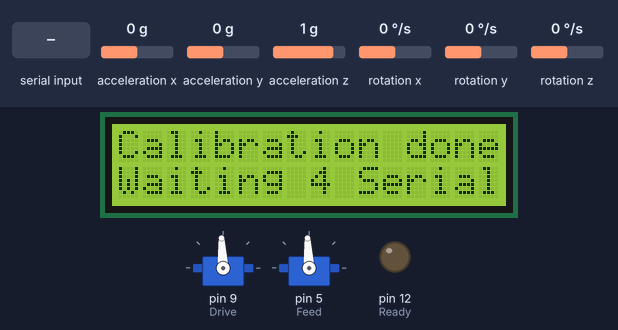
The sketch below on a simulated Arduino Uno, built with avr-gcc and run on an emulated ATmega328P. On the bench: 16×2 character LCD, 2 × servo, output pins drawn as LEDs (lit = HIGH). The inputs (shaded band) are chosen by the test bench; at power-on: rotation z 0 °/s, acceleration x 0 g, acceleration y 0 g, acceleration z 1 g, rotation x 0 °/s, rotation y 0 °/s. What the sketch prints to the serial monitor is not drawn.

Above: at 4.3 s.
4.4 s: "0\n" received over Serial
At 5.7 s:
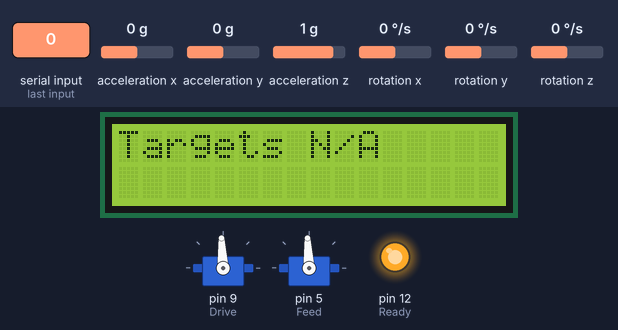
7.4 s: "90,45\n" received over Serial
At 8.0 s:
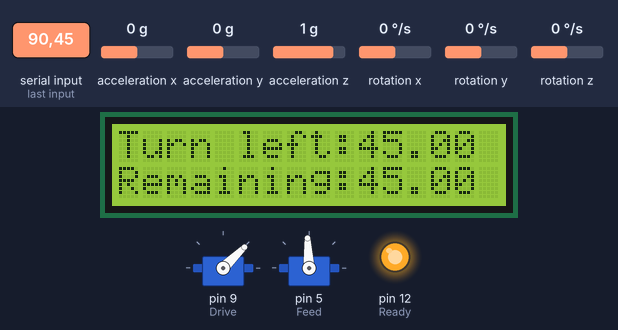
8.9 s: rotation z set to 14 °/s
11.9 s: rotation z set to 17 °/s
14.9 s: "30,150\n" received over Serial
At 17.1 s:
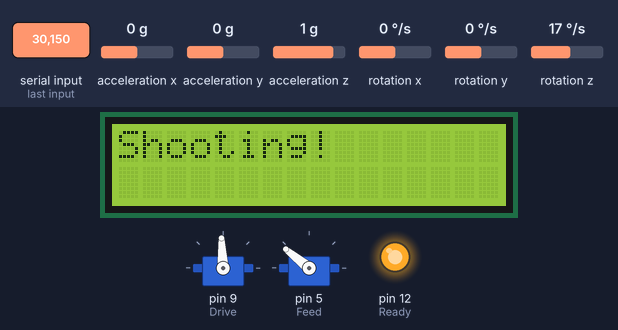
17.9 s: "5\n" received over Serial
At 21.2 s:
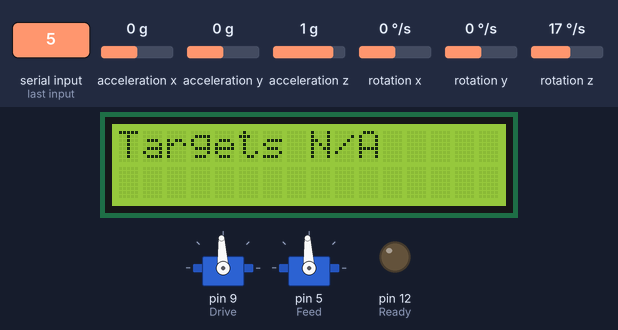
Timing chart, 0 to 21.9 s (numbered marks = the images above; inputs shaded):
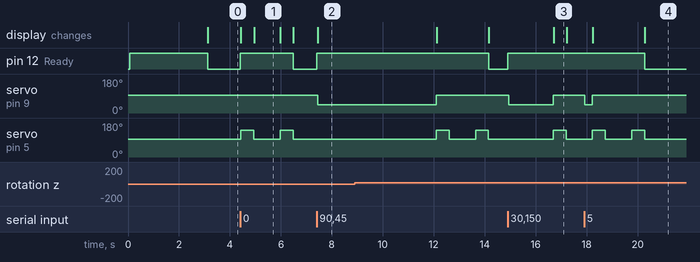

The sketch:

_0_2_1_Sentry.ino
```cpp
// Created By Marco Sin
// Purpose of program: Control Robot
// Ver. 0.4.1 (As of April 26)
/*
Program receives incoming float values over serial.  Then handles
motor controls and uses a gyroscope to (hopefully!) precisely aim and shoot at
stationary targets
*/


/*
Added: multi-data type exception to function "printf" Ver. 0.2.0

Bugfixes: Added a garbage value to be displayed when no targets are present. ver. 0.2.1
*/
#include <LiquidCrystal_I2C.h>
#include <Wire.h>
#include <LCD.h>
#include <MPU6050_tockn.h>
#include <Servo.h>

LiquidCrystal_I2C lcd(0x27, 2, 1, 0, 4, 5, 6, 7, 3, POSITIVE);
MPU6050 mpu6050(Wire);

// Variables
float targetAngle;
float parsedAngle;

// Pin(s)
const int Ready = 12;

// Servos
Servo Drive; // Drive motors (duh!)
Servo Feed;  // Motor which loads ball into launcher


void setup() {
  // Setting some stuff up
  Serial.begin(115200);
  lcd.begin(16,2);
  pinMode(Ready, OUTPUT);
  Wire.begin();
  mpu6050.begin();
  digitalWrite(Ready, HIGH);
  Drive.attach(9);
  Feed.attach(5);

  // Issuing stop commands to both motors
  Drive.writeMicroseconds(1500);
  Feed.writeMicroseconds(1500);

  // Just notifying user when program is ready!
  printf("Calibrating gyro", 0, 0);
  printf("Wait for 10s", 0, 1);
  mpu6050.calcGyroOffsets(true);
  lcd.clear();
  printf("Calibration done", 0, 0);
  printf("Waiting 4 Serial", 0, 1);
}

void loop() {
  digitalWrite(Ready, LOW); // Means that Arduino is ready for next command
  if(Serial.available()) {
    digitalWrite(Ready, HIGH); // When this pin is high, it means that the arduino is currently executing a command
    parsedAngle = Serial.parseFloat();  // Angle which the Pi has sent
    lcd.clear();
    if (parsedAngle < 0) { // Debug value is 100.0
      mpu6050.update();  // update rotation values
      printf("Turn right:", 0, 0);
      lcd.print(-parsedAngle);
      targetAngle = parsedAngle + mpu6050.getAngleZ(); // Get Target angle by finding sum of parsedAngle and current angle
      while (targetAngle < mpu6050.getAngleZ()) {
        Drive.writeMicroseconds(2000);
        mpu6050.update();
        printf("Remaining:", 0, 1);
        lcd.print(-(targetAngle - mpu6050.getAngleZ()));
      }
      shoot();
    }
    if (70 > parsedAngle > 0) {
      mpu6050.update();
      printf("Turn left:", 0, 0);
      lcd.print(parsedAngle);
      targetAngle = parsedAngle + mpu6050.getAngleZ();
      Serial.println(targetAngle);
      while (targetAngle > mpu6050.getAngleZ()) {
        Drive.writeMicroseconds(1000);
        mpu6050.update();
        printf("Remaining:", 0, 1);
        lcd.print(targetAngle - mpu6050.getAngleZ());
      }
      shoot();
    }
    if (parsedAngle >= 70 || parsedAngle == 0) { // Raspberry Pi will send a value of 100.0 to indicate no targets identified
      lcd.clear();
      Drive.writeMicroseconds(1500);
      printf("Targets N/A", 0, 0);
    }
  }

}


// Simpler to use lcd.print functions
void printf(String text, int x, int y) { // Formatted LCD printing
  lcd.setCursor(x, y);
  lcd.print(text);
}

void printf(float text, int x, int y) { // Formatted LCD printing
  lcd.setCursor(x, y);
  lcd.print(text);
}

// Shoot function

void shoot() {
  Drive.writeMicroseconds(1500); // Stop drive motors
  Feed.writeMicroseconds(2000); // Feed
  lcd.clear();
  printf("Shooting!", 0, 0);
  delay(500); // Wait for feed
  Feed.writeMicroseconds(1500); // Stop
}
```

Measured:
- after the input at 4.4 s, pin 12 (Ready): LOW → HIGH at once, → LOW 2.1 s later; servo on pin 5 (Feed): alternates 141° for 0.51 s and 93° for 1.0 s, starting at once; the display: first changes at once (image 1 shows a later state)
- after the input at 7.4 s, pin 12 (Ready): LOW → HIGH at once; servo on pin 9 (Drive): 93° → 44° after 0.05 s; the display: changes after 0.05 s (image 2)
- after the input at 8.9 s, every drawn part: stays the same
- after the input at 14.9 s, pin 12 (Ready): LOW → HIGH at once; servo on pin 9 (Drive): 93° → 44° at once, → 93° 1.8 s later; servo on pin 5 (Feed): 93° → 141° after 1.8 s, → 93° 0.51 s later; the display: changes after 1.8 s (image 3)
- after the input at 17.9 s, pin 12 (Ready): HIGH → LOW after 2.4 s instead of 0.87 s; servo on pin 9 (Drive): 93° → 44° at once, → 93° 0.29 s later
- what the display in image 1 shows lasts 1.1 s, from 4.9 s to 6.0 s
- what the display in image 3 shows lasts 0.5 s, from 16.7 s to 17.2 s
